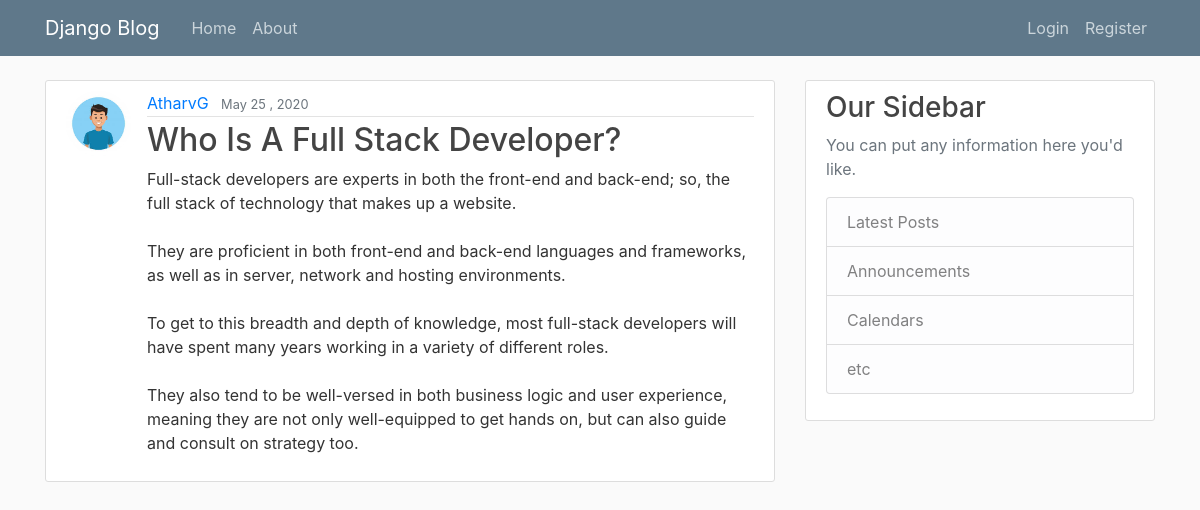
The app's page /post/17/ with its own data.
### blog/models.py (models this page shows, shortened)
class Post(models.Model):
	title = models.CharField(max_length=100)
	content = models.TextField()
	date_posted = models.DateTimeField(default=timezone.now)
	author = models.ForeignKey(User, on_delete=models.CASCADE)

### users/models.py (models this page shows, shortened)
class Profile(models.Model):
	user = models.OneToOneField(User, on_delete=models.CASCADE)
	image = models.ImageField(default='default.jpg', upload_to='profile_pics')

### blog/views.py (the view)
# urls.py: path('post/<int:pk>/', PostDetailView.as_view(), name='post-detail'),
class PostDetailView(DetailView):
	model = Post

### blog/templates/blog/post_detail.html (shortened to what this page needs)
{% extends "blog/base.html" %}
{% block content %}
	<article class="media content-section">
	  <img class = "rounded-circle article-img" src="{{ object.author.profile.image.url }}">
	  <div class="media-body">
	    <div class="article-metadata">
	      <a class="mr-2" href="{% url 'user-posts' object.author.username %}">{{ object.author }}</a>
	      <small class="text-muted">{{ object.date_posted | date:"F  d , Y" }}</small>
	    </div>
	    <h2 class="article-title">{{ object.title }}</h2>
	    <p class="article-content">{{ object.content }}</p>
	  </div>
	</article>
{% endblock content%}

### blog/static/blog/main.css (style rules this page uses)
body { background: #fafafa; color: #333333; margin-top: 5rem; }
h1, h2, h3, h4, h5, h6 { color: #444444; }
.content-section { background: #ffffff; padding: 10px 20px; border: 1px solid #dddddd; border-radius: 3px; margin-bottom: 20px; }
.article-title { color: #444444; }
.article-content { white-space: pre-line; }
.article-img { height: 65px; width: 65px; margin-right: 16px; }
.article-metadata { padding-bottom: 1px; margin-bottom: 4px; border-bottom: 1px solid #e3e3e3 }

### records on screen
Post: author.profile.image (picture), author "AtharvG", date_posted "May 25 , 2020", title "Who Is A Full Stack Developer?", content "Full-stack developers are experts in both the front-end and back-end; so, the full stack of technology that makes up a website. They are proficient in both front-end and back-end languages and frameworks, as well as in server, network and hosting environments. To get to this breadth and depth of knowledge, most full-stack developers will have spent many years working in a variety of different roles. They also tend to be well-versed in both business logic and user experience, meaning they are not only well-equipped to get hands on, but can also guide and consult on strategy too."
